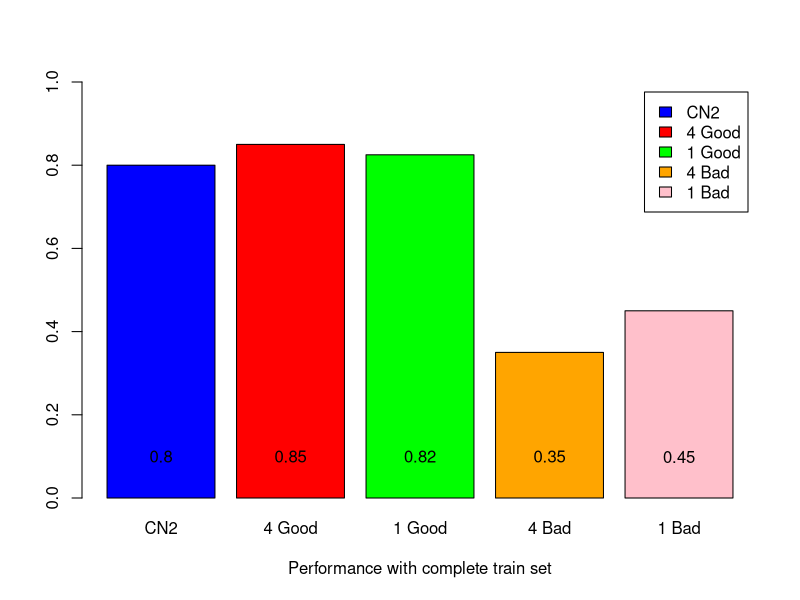

R code for this plot:
#Full Train
cn2_acc = 0.8
expCN2_good_many_acc = 0.85
expCN2_good_few_acc =  0.825
expCN2_bad_many_acc = 0.35
expCN2_bad_few_acc = 0.45

# Grouped Bar Plot
scores <- c(cn2_acc, expCN2_good_many_acc, expCN2_good_few_acc, expCN2_bad_many_acc, expCN2_bad_few_acc)

full_train = barplot(scores,legend = c("CN2", "4 Good", "1 Good", "4 Bad", "1 Bad"),
        col = c("blue", "red", "green", "orange", "pink"),
        names.arg=c("CN2", "4 Good", "1 Good", "4 Bad", "1 Bad"),
        xlab = "Performance with complete train set",
        ylim = range(0,1))

text(full_train, 0.1, round(scores, 2), cex=1.0)


#PArtial Train
cn2_acc = 0.725
expCN2_good_many_acc = 0.825
expCN2_good_few_acc =  0.75
expCN2_bad_many_acc = 0.35
expCN2_bad_few_acc = 0.425
